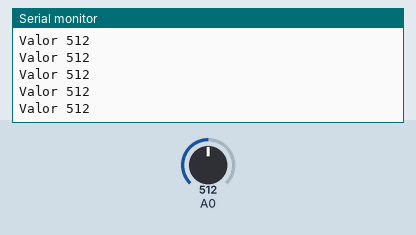
Recording of a sketch running on a simulated Arduino Uno, built with avr-gcc and run on an emulated ATmega328P. Parts: the last lines printed to the serial monitor. Inputs (shaded band) come from the test bench; at power-on: A0 = 512.

Above: at 1.2 s.
1.3 s: A0 set to 716
At 1.31 s:
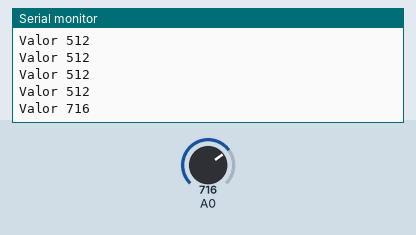
2.8 s: A0 set to 900
At 2.81 s:
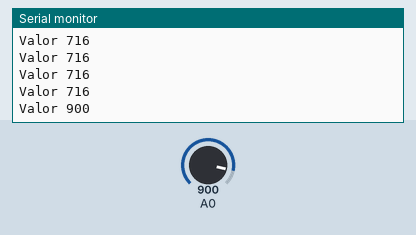
Timing chart, 0 to 5.8 s (numbered marks = the images above; inputs shaded):
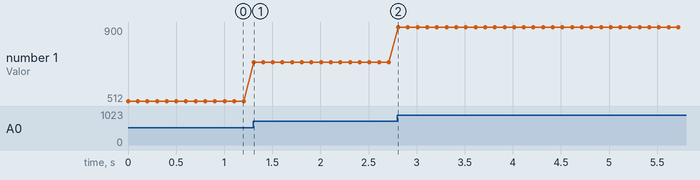

The sketch:

P36_ArduinoPythonGui_Reset_Python.ino
```cpp
int valor;
void setup() {
  // put your setup code here, to run once:
  Serial.begin(9600);
}

void loop() {
  // put your main code here, to run repeatedly:
  valor = analogRead(A0);
  Serial.println("Valor "+String(valor));
  delay(100);
}
```

Measured:
- after the input at 1.3 s, the serial monitor: prints a new line at once (image 1)
- after the input at 2.8 s, the serial monitor: prints a new line at once (image 2)
- plotted number 1: 512 → 716 after the input at 1.3 s, 716 → 900 after the input at 2.8 s
